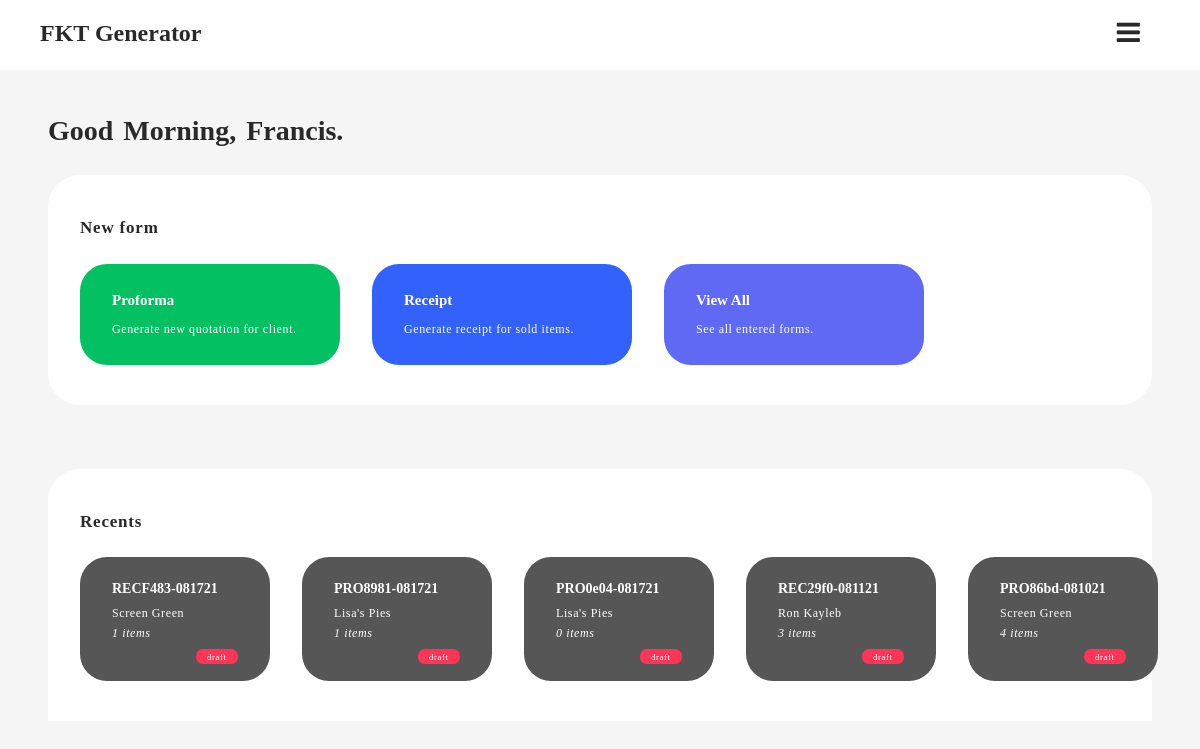
Page / (signed in) on the earlier database version.
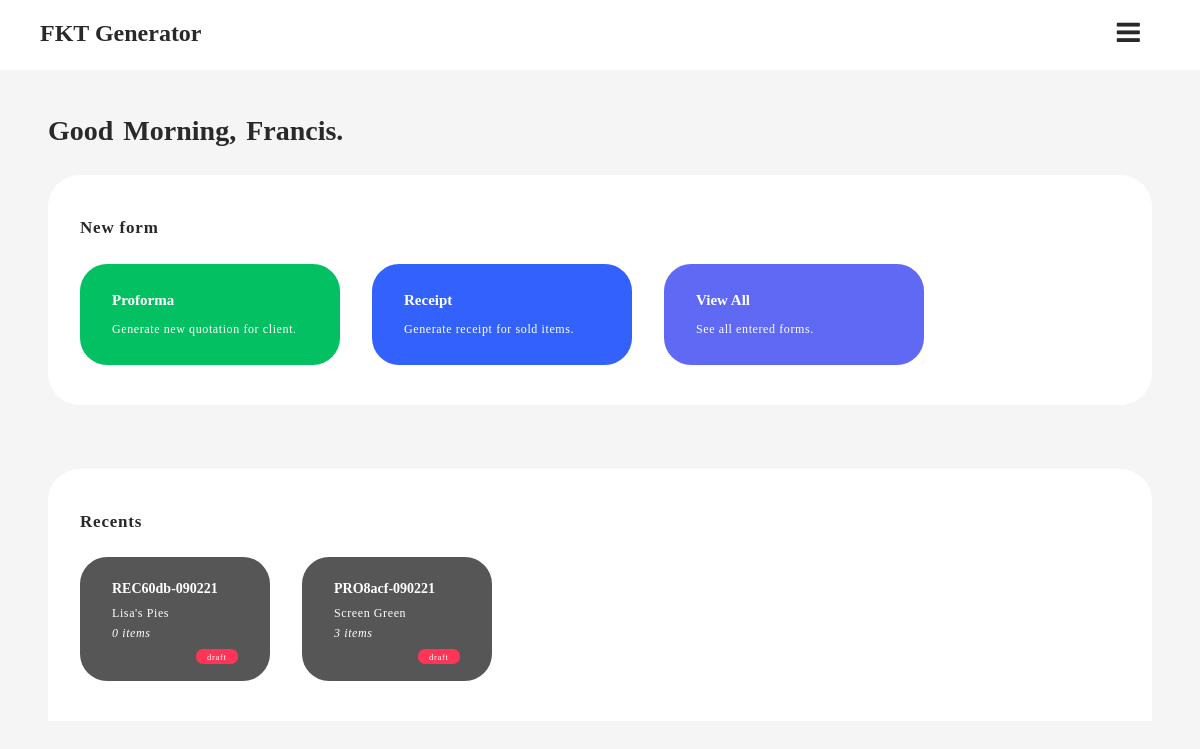
Same page on the later database version.
### recapp/models.py (models this page shows, shortened)
class User(db.Model, UserMixin):
    id = db.Column(db.Integer, primary_key=True)
    name = db.Column(db.String, unique=True, nullable=False)
    username = db.Column(db.String, unique=True, nullable=False)
    password = db.Column(db.String(200), unique=True, nullable=False)
    profile_photo = db.Column(db.String, nullable=False, default='default.jpg')

class Ticket(db.Model):
    id = db.Column(db.Integer, primary_key=True)
    pseudo_id = db.Column(db.String, unique=True, nullable=False)
    belongs_to = db.Column(db.String, nullable=False)
    form_type = db.Column(db.String, nullable=False)
    status = db.Column(db.String, nullable=False)
    subtotal = db.Column(db.Float, nullable=False, default=0.00)
    vat = db.Column(db.Float, nullable=False, default=0.00)
    total_sum = db.Column(db.Float, nullable=False, default=0.00)
    no_items = db.Column(db.Integer, nullable=False, default=0)
    issuance_date = db.Column(
        db.DateTime, nullable=False, default=datetime.utcnow())
    items = db.relationship('Storage', backref='pocket', lazy=True)

### recapp/routes.py (the view, shortened to what this page needs)
@app.route("/", methods=['GET', 'POST'])
def index():
    time_now = greeting_tag()
    form = Login()
    recent_forms = Ticket.query.order_by(Ticket.id.desc()).all()
    return render_template('index.html', form=form, recent_forms=recent_forms, time=time_now)

### recapp/models.py (called while the page is built)
@daimyou.user_loader
def load_user(user_id):
    return User.query.get(int(user_id))

### recapp/tryts.py (called while the page is built)
def greeting_tag():
    time = datetime.now().hour
    greeting = "Morning" if 5 <= time < 12 else "Afternoon" if time < 17 else "Evening"
    return greeting

### recapp/templates/index.html (shortened to what this page needs)
{% extends 'origin.html' %}
{% block content %}
    <main role="main">
        {% if current_user.is_authenticated %}
            <div class="container">
                <div class="greetings">
                    <h1>Good {{ time }},  {{ current_user.name }}.</h1>
                </div>
                <div class="plaque full-radius">
                    <h1>New form</h1>
                    <div class="plaque-items">
                        <a href="{{url_for('add_head', ticket_type='quote')}}">
                            <div class="plaque-lg plg-1" id="proforma">
                                <h2>Proforma</h2>
                                <p>Generate new quotation for client.</p>
                            </div>
                        </a>
                        <a href="{{url_for('add_head', ticket_type='receipt')}}">
                            <div class="plaque-lg plg-2" id="receipt">
                                <h2>Receipt</h2>
                                <p>Generate receipt for sold items.</p>
                            </div>
                        </a>
                        <a href="{{url_for('all_forms')}}">
                            <div class="plaque-lg plg-3" id="viewer">
                                <h2>View All</h2>
                                <p>See all entered forms.</p>
                            </div>
                        </a>
                    </div>
                    </div>
                    <div class="plaque half-radius">
                        <h1>Recents</h1>
                        <div class="plaque-items psm">
                            {% if recent_forms %}
                                {% for element in recent_forms[:5] %}
                                    <div>
                                        <a href="{{ url_for('form_viewer', ticket_id=element.id) }}">
                                            <div class="plaque-sm">
                                                    <div class="form-id">
                                                        <h2>{{ element.pseudo_id }}</h2>
                                                    </div>
                                                    <div class="details">
                                                        <p>{{ element.belongs_to }}</p>
                                                        <p><em>{{element.no_items}} items</em></p>
                                                    </div>
                                                    <div class="status {{ element.status }}">
                                                        <small>{{ element.status }}</small>
                                                    </div>
                                            </div>
                                        </a>
                                    </div>
                                {% endfor %}
                            {% else %}
                                <h1>No Recent Receipts or Quotations</h1>
                            {% endif %}
                            </div>
                        </div>
                    </div>
            {% endif %}
{% endblock %}

### recapp/templates/origin.html (shortened to what this page needs)
<html lang="en">
<head>
    <link rel="stylesheet" href="{{ url_for('static', filename='/css/style.css') }}">
    <link rel="stylesheet" href="{{ url_for('static', filename='/css/font-awesome.min.css') }}">
</head>
<body class="light">
    <nav class="navbar">
        <label for="check" class="menu">
            <i class="fa fa-bars"></i>
        </label>
        {% if current_user.is_authenticated %}
            <h2 class="logo"><a href="{{url_for('index')}}">FKT Generator</a></h2>
        {% endif %}
    </nav>
    {% block content %}
    {% endblock %}
</body>
</html>

### recapp/static/css/style.css (style rules this page uses)
* { list-style: none; box-sizing: border-box; }
:root { --white: #ffffff; --white2: #eeeeee; --white3: #f5f5f5; --black: #222222; --black2: #202020; --black3: #292929 ; --grey1: #F1F1F1; --grey2: #565656; --grey3: rgba(0, 0, 0, 0.082); --blue: #3261fc; --blue2: #214ddd; --blue3: #5f69f3; --blue4: #4f58d8; --green: #03c162; --green2: #169153; --red: #FF3457; --neutral: #ffe386; }
.light { --surface1: var(--white); --surface2: var(--white2); --surface3: var(--white3); --text1: var(--black3); --text2: var(--grey2); --text3: var(--white); --border-col:var(--blue); --border-col2: var(--blue2); --box-shadow : var(--grey3); --action1: var(--blue); --action1-active: var(--blue2); --action2: var(--black3); --action2-active: var(--black1); --plaque1: var(--green); --plaque1-active: var(--green2); --plaque2: var(--blue); --plaque2-active: var(--blue2); --surfake: linear-gradient(to right, var(--black3), var(--white2) ); }
body { margin: 0; padding: 0; background: var(--surface3); color: var(--text1); font-family: "Neue Haas Grotesk Display Pro"; transition: background 500ms ease-in-out, color 1000ms ease-in-out; }
a { color: currentColor; text-decoration: none; }
small { font-size: 70%; }
.logo { width: 20%; }
.navbar { padding-left: 40px; padding-right: 60px; background-color: var(--surface1); position: fixed; height: 70px; color: var(--text1); top: 0; right: 0; left: 0; z-index: 1030; }
.menu { font-size: 27px; margin-top: 0.7em; font-weight: 400; color: var(--text1); float: right; line-height: 90px; cursor: pointer; display: block; pointer-events: auto; }
.container, .container-form { padding-top: 6em; padding-left: 3em; padding-right: 3em; }
.greetings { font-size: 14px; margin-bottom: 2em; word-spacing: 3px; }
.plaque { width: 100%; padding: 2em; padding-bottom: 2.5em; background: var(--surface1); margin-bottom: 4em; }
.full-radius, .r-margin { border-radius: 32px; }
.full-radius a { margin-right: 2em; }
.half-radius { border-top-left-radius: 32px; border-top-right-radius: 32px; }
.plaque-items { display: flex; }
.plaque h1 { font-size: 17; margin-bottom: 1.5em; letter-spacing: 0.8px; }
.plaque-lg { padding: 1em 2em 1em 2em ; color: var(--text3); width: 260px; border-radius: 27px; transition: color 0.15s ease-in-out, background-color 0.15s ease-in-out; }
.plaque-lg h2 { font-size: 15; }
.plaque-lg p, .plaque-sm p { font-size: 12; letter-spacing: 0.6px; }
.plaque-sm { padding: 1.5em 2em 2em 2em ; color: var(--text3); width: 190px; background: var(--grey2); margin-right: 2em; border-radius: 27px; }
.plaque-sm h2 { font-size: 14; display: inline; }
.plaque-sm p:first-child { margin-bottom: 0; }
#proforma { background: var(--plaque1); }
#receipt { background: var(--plaque2); }
#viewer { background: var(--blue3); }
.details { line-height: 0.5em; }
.status { padding: 0.2em 0.9em; border-radius: 7px; float: right; font-size: 12.6; letter-spacing: 0.6px; color: var(--text3); }
.negative, .draft { background: var(--red); }

Differences in the rows shown:
removed Ticket: pseudo_id "RECF483-081721", belongs_to "Screen Green", no_items "1", status "draft"
removed Ticket: pseudo_id "PRO8981-081721", belongs_to "Lisa's Pies", no_items "1", status "draft"
removed Ticket: pseudo_id "PRO0e04-081721", belongs_to "Lisa's Pies", no_items "0", status "draft"
removed Ticket: pseudo_id "REC29f0-081121", belongs_to "Ron Kayleb", no_items "3", status "draft"
removed Ticket: pseudo_id "PRO86bd-081021", belongs_to "Screen Green", no_items "4", status "draft"
added Ticket: pseudo_id "REC60db-090221", belongs_to "Lisa's Pies", no_items "0", status "draft"
added Ticket: pseudo_id "PRO8acf-090221", belongs_to "Screen Green", no_items "3", status "draft"
